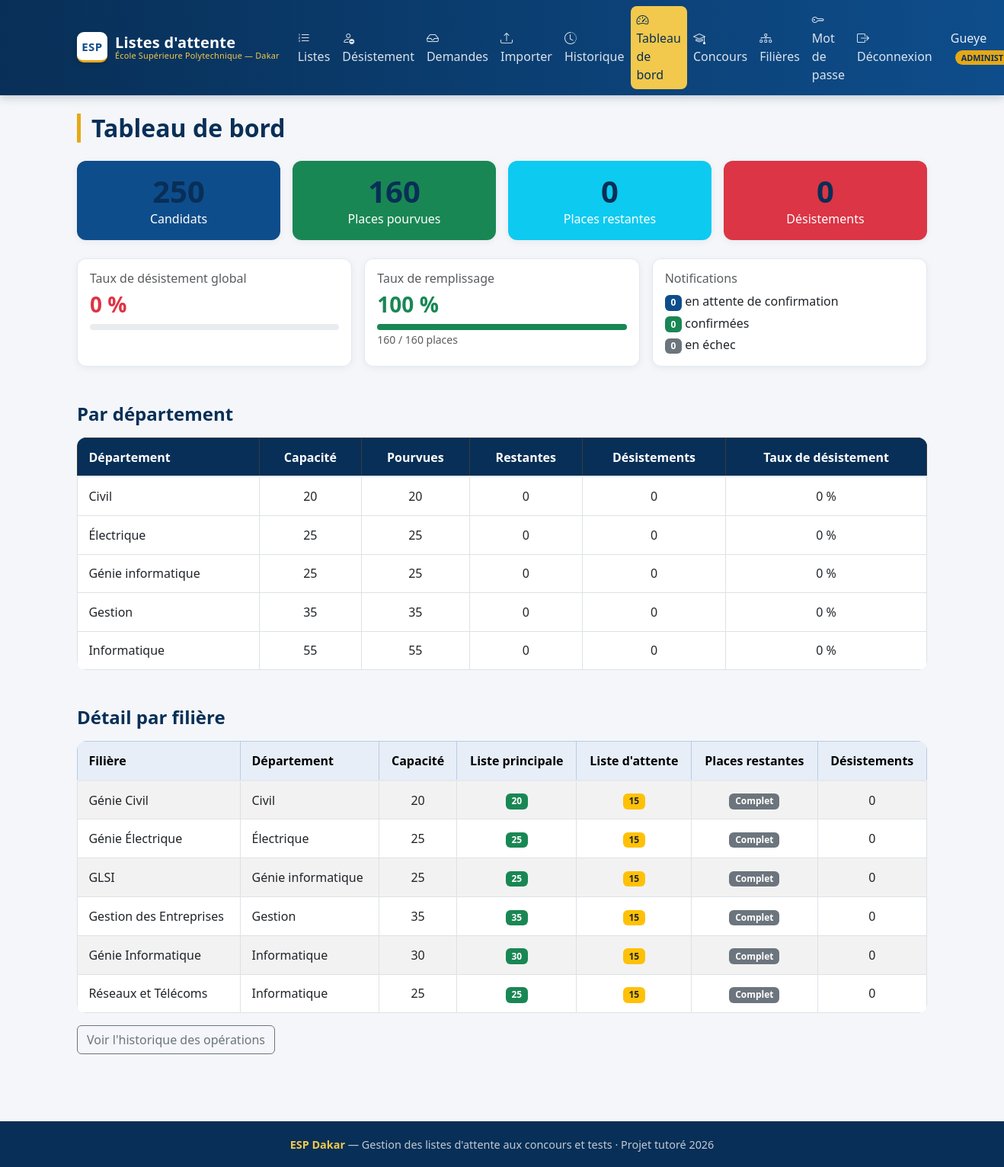
Page /pages/dashboard.php (signed in) on the committed database.
### tables this page shows
CREATE TABLE filieres (
    id INT AUTO_INCREMENT PRIMARY KEY,
    nom VARCHAR(150) NOT NULL,
    departement VARCHAR(100) NOT NULL,
    capacite_accueil INT NOT NULL,
    concours_id INT,
    FOREIGN KEY (concours_id) REFERENCES concours(id)
);

### pages/dashboard.php (the view, shortened to what this page needs)
<?php
require '../config/database.php';
include '../includes/header.php';
$statsParFiliere = $pdo->query("
    SELECT f.id, f.nom AS filiere, f.departement, f.capacite_accueil,
        (SELECT COUNT(*) FROM inscriptions i JOIN listes l ON i.liste_id = l.id
         WHERE l.filiere_id = f.id AND l.type = 'principale') AS nb_principale,
        (SELECT COUNT(*) FROM inscriptions i JOIN listes l ON i.liste_id = l.id
         WHERE l.filiere_id = f.id AND l.type = 'attente') AS nb_attente,
        (SELECT COUNT(*) FROM desistements d WHERE d.filiere_id = f.id) AS nb_desistements
    FROM filieres f
    ORDER BY f.departement, f.nom
")->fetchAll();
$totalCandidats   = (int) $pdo->query("SELECT COUNT(*) FROM utilisateurs WHERE role = 'candidat'")->fetchColumn();
$totalCapacite = 0; $totalPourvues = 0; $totalAttente = 0; $totalDesistements = 0;
$parDepartement = [];
foreach ($statsParFiliere as $s) {
    $totalCapacite     += $s['capacite_accueil'];
    $totalPourvues     += $s['nb_principale'];
    $totalDesistements += $s['nb_desistements'];
    $dep = $s['departement'];
    if (!isset($parDepartement[$dep])) {
        $parDepartement[$dep] = ['capacite' => 0, 'pourvues' => 0, 'attente' => 0, 'desistements' => 0];
    }
    $parDepartement[$dep]['capacite']     += $s['capacite_accueil'];
    $parDepartement[$dep]['pourvues']     += $s['nb_principale'];
    $parDepartement[$dep]['attente']      += $s['nb_attente'];
    $parDepartement[$dep]['desistements'] += $s['nb_desistements'];
}
$totalRestantes = max(0, $totalCapacite - $totalPourvues);
function tauxDesistement(int $desistements, int $pourvues): float
{
    $base = $pourvues + $desistements;
    return $base > 0 ? round($desistements / $base * 100, 1) : 0.0;
}
$tauxGlobal = tauxDesistement($totalDesistements, $totalPourvues);
$tauxRemplissage = $totalCapacite > 0 ? round($totalPourvues / $totalCapacite * 100, 1) : 0.0;
$notifs = $pdo->query("
    SELECT
        SUM(statut = 'envoyee')  AS envoyees,
        SUM(statut = 'confirmee') AS confirmees,
        SUM(statut = 'echouee')  AS echouees,
        COUNT(*) AS total
    FROM notifications
")->fetch();
?>
<h2 class="page-title">Tableau de bord</h2>
<div class="row g-3 mb-4">
    <div class="col-md-3 col-6">
        <div class="card text-white bg-primary h-100">
            <div class="card-body text-center">
                <h1 class="mb-0"><?= $totalCandidats ?></h1>
                <p class="mb-0">Candidats</p>
            </div>
        </div>
    </div>
    <div class="col-md-3 col-6">
        <div class="card text-white bg-success h-100">
            <div class="card-body text-center">
                <h1 class="mb-0"><?= $totalPourvues ?></h1>
                <p class="mb-0">Places pourvues</p>
            </div>
        </div>
    </div>
    <div class="col-md-3 col-6">
        <div class="card text-white bg-info h-100">
            <div class="card-body text-center">
                <h1 class="mb-0"><?= $totalRestantes ?></h1>
                <p class="mb-0">Places restantes</p>
            </div>
        </div>
    </div>
    <div class="col-md-3 col-6">
        <div class="card text-white bg-danger h-100">
            <div class="card-body text-center">
                <h1 class="mb-0"><?= $totalDesistements ?></h1>
                <p class="mb-0">Désistements</p>
            </div>
        </div>
    </div>
</div>
<div class="row g-3 mb-5">
    <div class="col-md-4">
        <div class="card h-100">
            <div class="card-body">
                <h6 class="text-muted">Taux de désistement global</h6>
                <h3 class="text-danger"><?= $tauxGlobal ?> %</h3>
                <div class="progress" style="height: 8px;">
                </div>
            </div>
        </div>
    </div>
    <div class="col-md-4">
        <div class="card h-100">
            <div class="card-body">
                <h6 class="text-muted">Taux de remplissage</h6>
                <h3 class="text-success"><?= $tauxRemplissage ?> %</h3>
                <div class="progress" style="height: 8px;">
                    <div class="progress-bar bg-success" style="width: <?= $tauxRemplissage ?>%"></div>
                </div>
                <small class="text-muted"><?= $totalPourvues ?> / <?= $totalCapacite ?> places</small>
            </div>
        </div>
    </div>
    <div class="col-md-4">
        <div class="card h-100">
            <div class="card-body">
                <h6 class="text-muted">Notifications</h6>
                <p class="mb-1"><span class="badge bg-primary"><?= (int) $notifs['envoyees'] ?></span> en attente de confirmation</p>
                <p class="mb-1"><span class="badge bg-success"><?= (int) $notifs['confirmees'] ?></span> confirmées</p>
                <p class="mb-0"><span class="badge bg-secondary"><?= (int) $notifs['echouees'] ?></span> en échec</p>
            </div>
        </div>
    </div>
</div>
<h4 class="mb-3">Par département</h4>
<table class="table table-bordered align-middle mb-5">
    <thead class="table-dark">
        <tr>
            <th>Département</th>
            <th class="text-center">Capacité</th>
            <th class="text-center">Pourvues</th>
            <th class="text-center">Restantes</th>
            <th class="text-center">Désistements</th>
            <th class="text-center">Taux de désistement</th>
        </tr>
    </thead>
    <tbody>
        <?php foreach ($parDepartement as $dep => $d): ?>
            <?php $restantes = max(0, $d['capacite'] - $d['pourvues']); ?>
            <tr>
                <td><?= htmlspecialchars($dep) ?></td>
                <td class="text-center"><?= $d['capacite'] ?></td>
                <td class="text-center"><?= $d['pourvues'] ?></td>
                <td class="text-center"><?= $restantes ?></td>
                <td class="text-center"><?= $d['desistements'] ?></td>
                <td class="text-center"><?= tauxDesistement($d['desistements'], $d['pourvues']) ?> %</td>
            </tr>
        <?php endforeach; ?>
    </tbody>
</table>
<h4 class="mb-3">Détail par filière</h4>
<table class="table table-striped table-bordered align-middle">
    <thead class="table-primary">
        <tr>
            <th>Filière</th>
            <th>Département</th>
            <th class="text-center">Capacité</th>
            <th class="text-center">Liste principale</th>
            <th class="text-center">Liste d'attente</th>
            <th class="text-center">Places restantes</th>
            <th class="text-center">Désistements</th>
        </tr>
    </thead>
    <tbody>
        <?php if (count($statsParFiliere) === 0): ?>
            <tr><td colspan="7" class="text-center text-muted">Aucune filière</td></tr>
        <?php else: ?>
            <?php foreach ($statsParFiliere as $s): ?>
                <?php $restantes = $s['capacite_accueil'] - $s['nb_principale']; ?>
                <tr>
                    <td><?= htmlspecialchars($s['filiere']) ?></td>
                    <td><?= htmlspecialchars($s['departement']) ?></td>
                    <td class="text-center"><?= $s['capacite_accueil'] ?></td>
                    <td class="text-center"><span class="badge bg-success"><?= $s['nb_principale'] ?></span></td>
                    <td class="text-center"><span class="badge bg-warning text-dark"><?= $s['nb_attente'] ?></span></td>
                    <td class="text-center">
                        <?php if ($restantes > 0): ?>
                            <span class="badge bg-info"><?= $restantes ?> place(s)</span>
                        <?php else: ?>
                            <span class="badge bg-secondary">Complet</span>
                        <?php endif; ?>
                    </td>
                    <td class="text-center"><?= $s['nb_desistements'] ?></td>
                </tr>
            <?php endforeach; ?>
        <?php endif; ?>
    </tbody>
</table>
<p>
    <a href="/Gestion_Liste_attente/pages/historique.php" class="btn btn-outline-secondary">
        Voir l'historique des opérations
    </a>
</p>
<?php include '../includes/footer.php'; ?>

### assets/css/style.css (style rules this page uses)
:root { --esp-blue: #0E4D8B; --esp-blue-dark: #0A3A6B; --esp-blue-darker: #082F57; --esp-gold: #E6A817; --esp-gold-light: #F2C94C; --esp-bg: #f4f6f9; --esp-surface:#ffffff; --esp-text: #243140; --esp-muted: #6b7a8d; --esp-border: #e4e9f0; --esp-radius: 12px; --esp-shadow: 0 2px 10px rgba(16, 42, 77, 0.06); --esp-shadow-hover: 0 6px 22px rgba(16, 42, 77, 0.12); --bs-primary: var(--esp-blue); --bs-primary-rgb: 14, 77, 139; }
body { background-color: var(--esp-bg); color: var(--esp-text); font-family: "Segoe UI", system-ui, -apple-system, Arial, sans-serif; display: flex; flex-direction: column; min-height: 100vh; }
h1, h2, h3, h4, h5 { color: var(--esp-blue-darker); font-weight: 600; }
a { color: var(--esp-blue); }
.card { border: 1px solid var(--esp-border); border-radius: var(--esp-radius); box-shadow: var(--esp-shadow); transition: box-shadow .18s, transform .18s; }
.card.text-white { border: none; }
.card.text-white h1 { font-weight: 700; }
.table { background: var(--esp-surface); border-radius: var(--esp-radius); overflow: hidden; }
.table > :not(caption) > * > * { padding: .8rem .9rem; }
.table thead th { border-bottom: 2px solid var(--esp-border); font-weight: 600; }
.table-primary { --bs-table-bg: #e7eef7; }
.table-dark { --bs-table-bg: var(--esp-blue-darker); }
.page-title { border-left: 5px solid var(--esp-gold); padding-left: 14px; margin-bottom: 1.5rem; }

### rows in the picture
filieres: dep "Civil", capacite "20", pourvues "20", restantes "0", desistements "0", pourvues "0", nom "Génie Civil", departement "Civil", capacite_accueil "20", nb_principale "20", nb_attente "15", shows "Complet", nb_desistements "0"
filieres: dep "Gestion", capacite "35", pourvues "35", restantes "0", desistements "0", pourvues "0", nom "Gestion des Entreprises", departement "Gestion", capacite_accueil "35", nb_principale "35", nb_attente "15", shows "Complet", nb_desistements "0"
filieres: departement "Informatique", nom "Réseaux et Télécoms", capacite_accueil "25", nb_principale "25", nb_attente "15", shows "Complet", nb_desistements "0"
filieres: nom "Génie Électrique", departement "Électrique", capacite_accueil "25", nb_principale "25", nb_attente "15", shows "Complet", nb_desistements "0"
filieres: nom "GLSI", departement "Génie informatique", capacite_accueil "25", nb_principale "25", nb_attente "15", shows "Complet", nb_desistements "0"
filieres: nom "Génie Informatique", departement "Informatique", capacite_accueil "30", nb_principale "30", nb_attente "15", shows "Complet", nb_desistements "0"

### other values in the picture
$_SESSION['nom'] "Gueye"
$totalCandidats "250"
$totalPourvues "160"
$totalRestantes "0"
$totalDesistements "0"
$tauxGlobal "0"
$tauxRemplissage "100"
$totalCapacite "160"
$notifs['envoyees'] "0"
$notifs['confirmees'] "0"
$notifs['echouees'] "0"
$dep "Électrique"
$d['capacite'] "25"
$d['pourvues'] "25"
$restantes "0"
